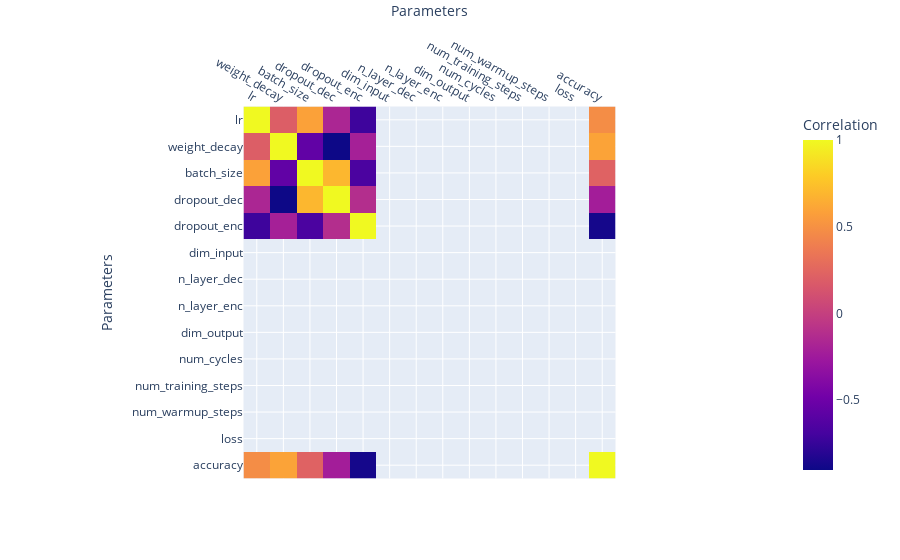

Notebook code cell kept with this figure:
### Markdown cell above
## Training a topological model with the Dataset Cloud
 In this tutorial we will use the our custom datasets storage
 on [Google Cloud Datastore](https://cloud.google.com/datastore/) to
 load datasets and train a topological model.
 The dataset cloud storage contain a variety of topological datasets
 that can be easily used in GDeep.
 We will use the Mutag dataset from the
 [Mutagenicity Benchmark](https://www.ncbi.nlm.nih.gov/pmc/articles/PMC5276825/)
 to do performance benchmarking for the Persformer model.
 For this benchmark we will use the GDeep
 [Persformer](https://doi.org/10.48550/arXiv.2112.15210) model,
 the GDeep pipeline and the GDeep hyperparameter search.
 With only a few lines of code we can train multiple topological models
 with different hyperparameters and evaluate the performance of the model.

### Code cell
# This is how you use the api to search for the best hyperparameters for
# the MutagDataset using the PersformerHyperparameterSearch class.
# The search is performed using the hyperparameter
# search space described in hpo_space file provided.
# Please customize the file to your own dataset.
# The results are written to the path_writer directory.

dataset_name="MutagDataset"  # name of the dataset - has to exist in the datacloud buckets
download_directory = join("data", "DatasetCloud")  # directory where the dataset is downloaded
path_hpo_metadata = join('hpo_space', 'Mutag_hyperparameter_space.json')  # file describing the hyperparameter search space
path_writer = join("runs", "auto_ml")  # directory where the runs are stored using the tensorboard writer

# Initialize the search object with the search parameters.
hpo = PersformerHyperparameterSearch(dataset_name=dataset_name,
                               download_directory=download_directory,
                               path_hpo_metadata=path_hpo_metadata,
                               path_writer=path_writer)

# Start the hyperparameter search.
hpo.search()

### Figure 1 — Plotly figure (JSON) as saved in the notebook; plotly's stock layout.template omitted (floating-point values rounded to 4 significant figures; data arrays with more than 128 entries replaced by an {"elided": "..."} marker saying what was removed)
{"data": [{"coloraxis": "coloraxis", "hovertemplate": "Parameters: %{x}<br>Parameters: %{y}<br>Correlation: %{z}<extra></extra>", "name": "0", "type": "heatmap", "x": ["lr", "weight_decay", "batch_size", "dropout_dec", "dropout_enc", "dim_input", "n_layer_dec", "n_layer_enc", "dim_output", "num_cycles", "num_training_steps", "num_warmup_steps", "loss", "accuracy"], "xaxis": "x", "y": ["lr", "weight_decay", "batch_size", "dropout_dec", "dropout_enc", "dim_input", "n_layer_dec", "n_layer_enc", "dim_output", "num_cycles", "num_training_steps", "num_warmup_steps", "loss", "accuracy"], "yaxis": "y", "z": {"elided": "14x14 float values"}}], "layout": {"coloraxis": {"colorbar": {"title": {"text": "Correlation"}}, "colorscale": [[0, "#0d0887"], [0.1111, "#46039f"], [0.2222, "#7201a8"], [0.3333, "#9c179e"], [0.4444, "#bd3786"], [0.5556, "#d8576b"], [0.6667, "#ed7953"], [0.7778, "#fb9f3a"], [0.8889, "#fdca26"], [1, "#f0f921"]]}, "margin": {"t": 60}, "xaxis": {"anchor": "y", "constrain": "domain", "domain": [0, 1], "scaleanchor": "y", "side": "top", "title": {"text": "Parameters"}}, "yaxis": {"anchor": "x", "autorange": "reversed", "constrain": "domain", "domain": [0, 1], "title": {"text": "Parameters"}}}}
